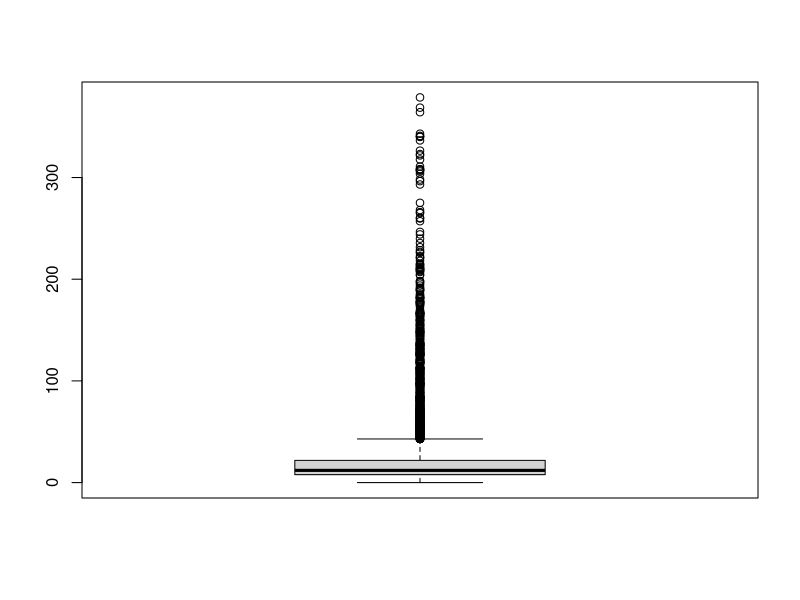
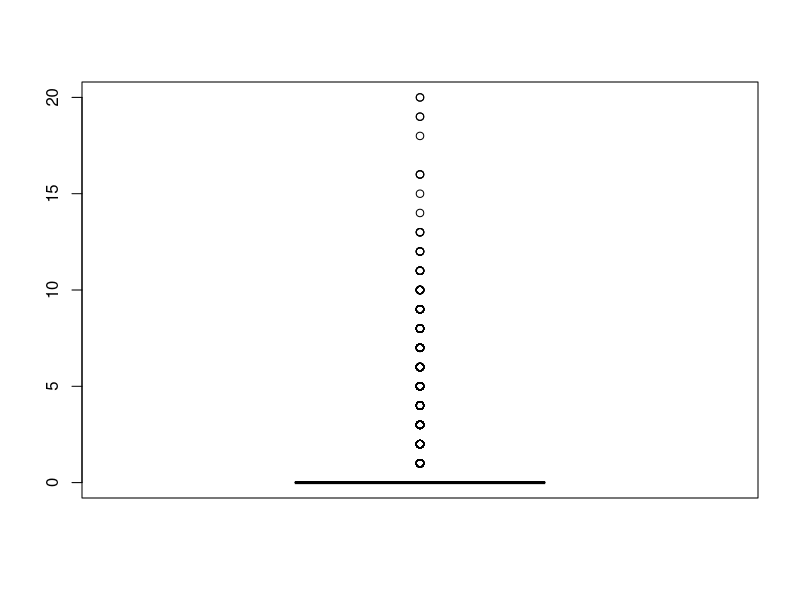
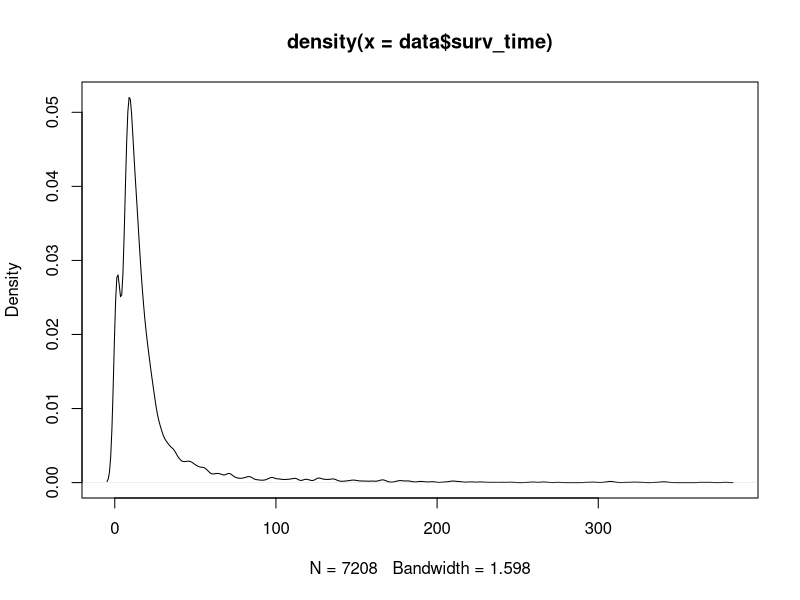
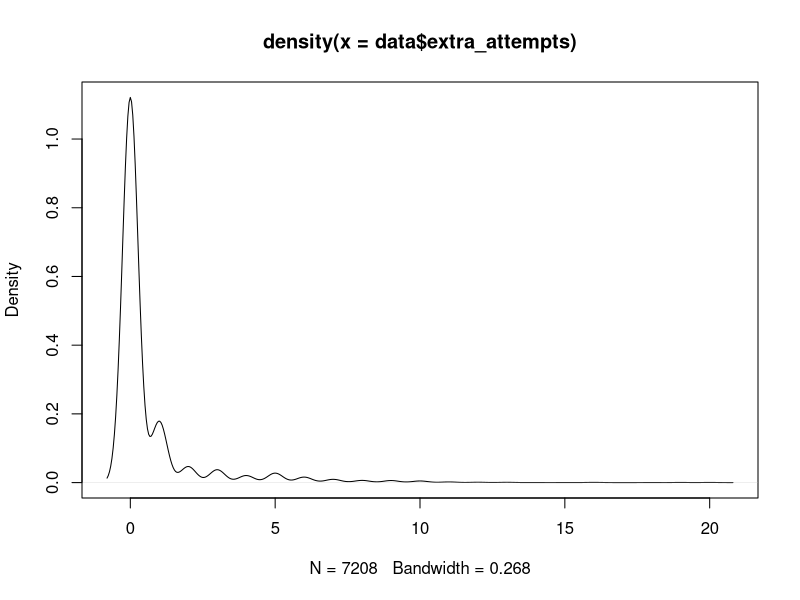
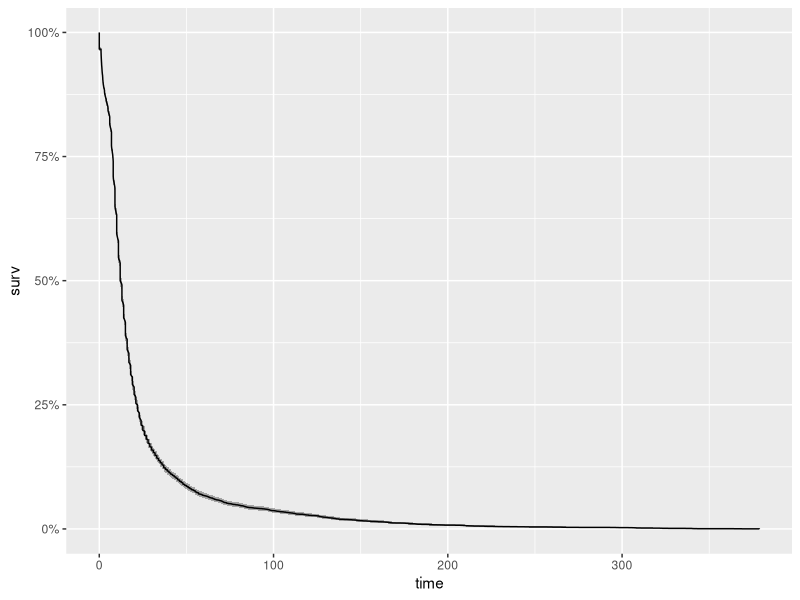
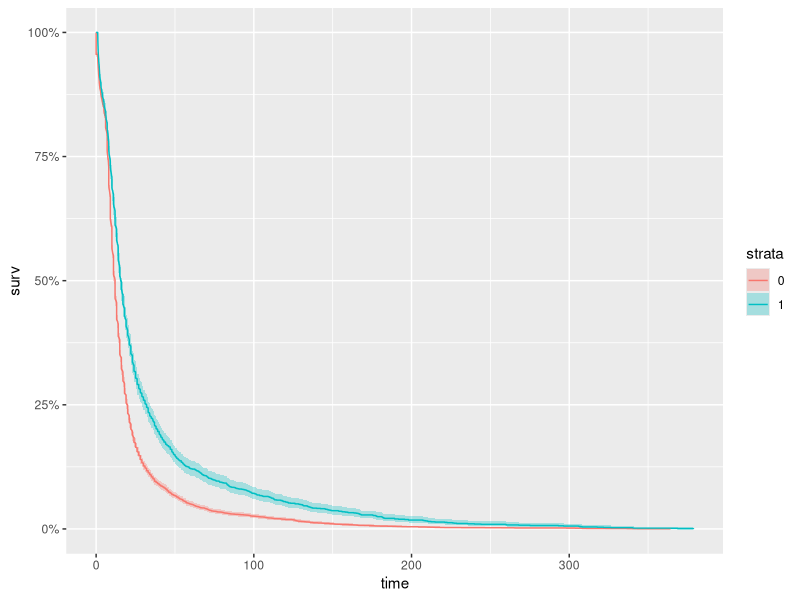
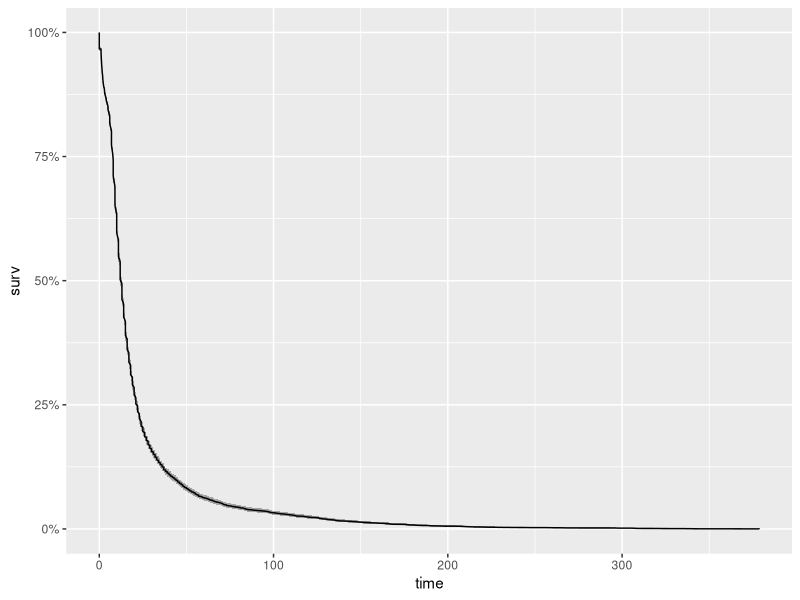
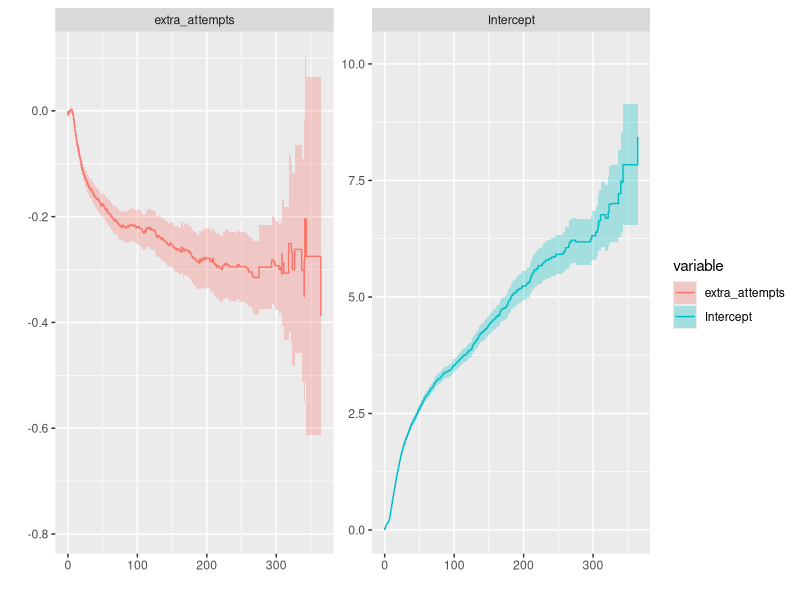

Write the R code that produced these figures, in order.
library(readr)
library(tidyverse)
library(survival)
library(ggfortify)

data <- read_csv("data.csv") %>%
  # extra attempts dummy
  mutate(extra_attempts_dummy = ifelse(extra_attempts==0,0,1))

# many outliers for survival time
# few clients go through the system for a long time
boxplot(data$surv_time)
# also a high number of extra attempts is rare
boxplot(data$extra_attempts)

# the distribution is asymmetric
# Kernel density estimation
plot(density(data$surv_time))
plot(density(data$extra_attempts))

# Kaplan-Meier estimates of the probability of survival over time
km_fit <- survfit(Surv(surv_time, status) ~ 1, data=data)

summary(km_fit)

# as time passes the probability of concluding increases
autoplot(km_fit)

# now we look at the survival curve between who makes extra attempts and who doesn't
km_grp_fit <- survfit(Surv(surv_time, status) ~ extra_attempts_dummy, data=data)
# who makes extra attempts is more likely not to conclude and there are 
# small overlaps between the curves
autoplot(km_grp_fit)
summary(km_grp_fit)

# Next, I’ll fit a Cox Proportional Hazards Model that makes use of all of the
# covariates in the data set, extra_attempts non dummified
cox <- coxph(Surv(surv_time, status) ~ extra_attempts, data = data)
# we can show that extra_attempts is significant
summary(cox)

cox_fit <- survfit(cox)
autoplot(cox_fit)

# the Cox model assumes that the covariates do not vary with time
# Let's show how the effects of the covariates change over time
# using Aalen’s additive regression model
aa_fit <-aareg(Surv(surv_time, status) ~ extra_attempts, 
               data = data)
aa_fit

# time-dependent so the assumptions for the Cox model are not met
# The plots show how the effects of the covariates change over time.
# Notice the steep slope and then abrupt change.
autoplot(aa_fit)
